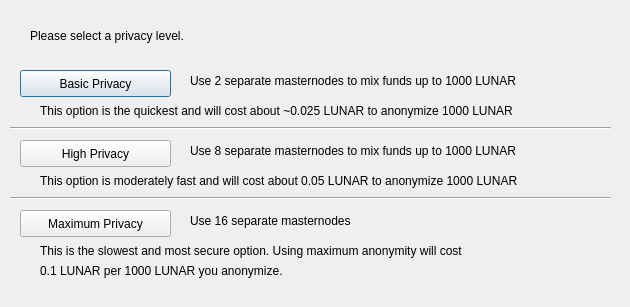
<?xml version="1.0" encoding="UTF-8"?>
<ui version="4.0">
 <class>DarksendConfig</class>
 <widget class="QDialog" name="DarksendConfig">
  <property name="geometry">
   <rect>
    <x>0</x>
    <y>0</y>
    <width>630</width>
    <height>307</height>
   </rect>
  </property>
  <property name="windowTitle">
   <string>Configure PrivateSend</string>
  </property>
  <widget class="QPushButton" name="buttonBasic">
   <property name="geometry">
    <rect>
     <x>20</x>
     <y>70</y>
     <width>151</width>
     <height>27</height>
    </rect>
   </property>
   <property name="text">
    <string>Basic Privacy</string>
   </property>
  </widget>
  <widget class="QPushButton" name="buttonHigh">
   <property name="geometry">
    <rect>
     <x>20</x>
     <y>140</y>
     <width>151</width>
     <height>27</height>
    </rect>
   </property>
   <property name="text">
    <string>High Privacy</string>
   </property>
  </widget>
  <widget class="QPushButton" name="buttonMax">
   <property name="geometry">
    <rect>
     <x>20</x>
     <y>210</y>
     <width>151</width>
     <height>27</height>
    </rect>
   </property>
   <property name="text">
    <string>Maximum Privacy</string>
   </property>
  </widget>
  <widget class="QLabel" name="label">
   <property name="geometry">
    <rect>
     <x>30</x>
     <y>20</y>
     <width>571</width>
     <height>31</height>
    </rect>
   </property>
   <property name="text">
    <string>Please select a privacy level.</string>
   </property>
  </widget>
  <widget class="QLabel" name="label_2">
   <property name="geometry">
    <rect>
     <x>190</x>
     <y>70</y>
     <width>421</width>
     <height>21</height>
    </rect>
   </property>
   <property name="text">
    <string>Use 2 separate masternodes to mix funds up to 1000 LUNAR</string>
   </property>
  </widget>
  <widget class="QLabel" name="label_3">
   <property name="geometry">
    <rect>
     <x>190</x>
     <y>140</y>
     <width>411</width>
     <height>21</height>
    </rect>
   </property>
   <property name="text">
    <string>Use 8 separate masternodes to mix funds up to 1000 LUNAR</string>
   </property>
  </widget>
  <widget class="QLabel" name="label_4">
   <property name="geometry">
    <rect>
     <x>190</x>
     <y>210</y>
     <width>421</width>
     <height>21</height>
    </rect>
   </property>
   <property name="text">
    <string>Use 16 separate masternodes</string>
   </property>
  </widget>
  <widget class="QLabel" name="label_6">
   <property name="geometry">
    <rect>
     <x>40</x>
     <y>100</y>
     <width>561</width>
     <height>21</height>
    </rect>
   </property>
   <property name="text">
    <string>This option is the quickest and will cost about ~0.025 LUNAR to anonymize 1000 LUNAR</string>
   </property>
  </widget>
  <widget class="QLabel" name="label_7">
   <property name="geometry">
    <rect>
     <x>40</x>
     <y>170</y>
     <width>561</width>
     <height>21</height>
    </rect>
   </property>
   <property name="text">
    <string>This option is moderately fast and will cost about 0.05 LUNAR to anonymize 1000 LUNAR</string>
   </property>
  </widget>
  <widget class="QLabel" name="label_8">
   <property name="geometry">
    <rect>
     <x>40</x>
     <y>240</y>
     <width>561</width>
     <height>21</height>
    </rect>
   </property>
   <property name="text">
    <string>This is the slowest and most secure option. Using maximum anonymity will cost</string>
   </property>
  </widget>
  <widget class="QLabel" name="label_9">
   <property name="geometry">
    <rect>
     <x>40</x>
     <y>260</y>
     <width>561</width>
     <height>21</height>
    </rect>
   </property>
   <property name="text">
    <string>0.1 LUNAR per 1000 LUNAR you anonymize.</string>
   </property>
  </widget>
  <widget class="Line" name="line">
   <property name="geometry">
    <rect>
     <x>10</x>
     <y>120</y>
     <width>601</width>
     <height>16</height>
    </rect>
   </property>
   <property name="orientation">
    <enum>Qt::Horizontal</enum>
   </property>
  </widget>
  <widget class="Line" name="line_2">
   <property name="geometry">
    <rect>
     <x>10</x>
     <y>190</y>
     <width>601</width>
     <height>16</height>
    </rect>
   </property>
   <property name="orientation">
    <enum>Qt::Horizontal</enum>
   </property>
  </widget>
 </widget>
 <resources/>
 <connections/>
</ui>
